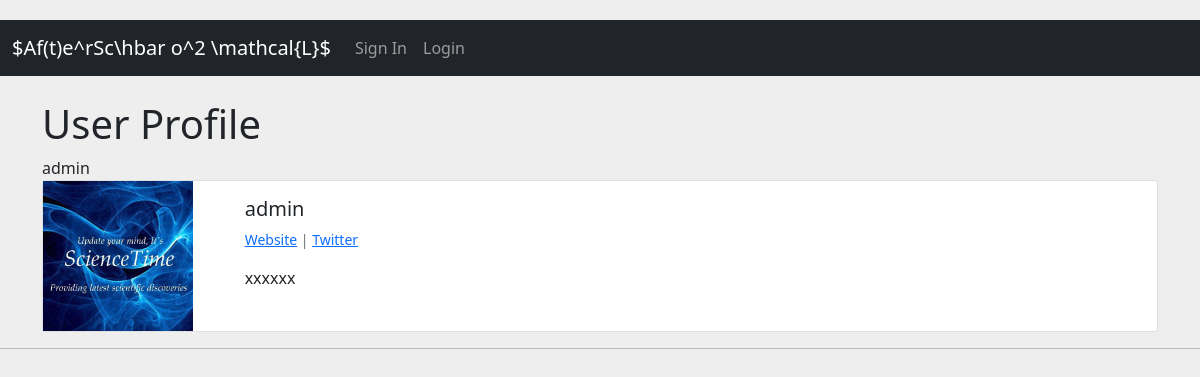
/members/1/profile/, run on the app's committed database.
### theblog/models.py (models this page shows, shortened)
class Profile(models.Model):
    user = models.OneToOneField(User, null=True, on_delete=models.CASCADE)
    bio = models.TextField()
    profile_pic = models.ImageField(null=True, blank=True, upload_to="images/profile/")
    website_url = models.CharField(max_length=255, null=True, blank = True)
    facebook_url = models.CharField(max_length=255, null=True, blank = True)
    twitter_url = models.CharField(max_length=255, null=True, blank = True)
    instagram_url = models.CharField(max_length=255, null=True, blank = True)
    def __str__(self):
       return str(self.user)

### members/views.py (the view)
# urls.py: path('<int:pk>/profile/', ShowProfilePageView.as_view(), name='show_profile_page'),
class ShowProfilePageView(DetailView):
    model = Profile
    template_name = 'registration/user_profile.html'
    def get_context_data(self, *args, **kwargs):
       context = super(ShowProfilePageView, self).get_context_data(*args, **kwargs)
       page_user = get_object_or_404(Profile, id=self.kwargs['pk'])
       context["page_user"] = page_user
       return context

### members/templates/registration/user_profile.html (shortened to what this page needs)
{% extends 'base.html' %}
{% load static %}
{% block content %}
<h1>User Profile</h1>
   {{ page_user }}
      <div class="card mb-3">
    <div class="row g-0">
    <div class="col-md-2">
       {% if page_user.profile_pic %}
          <img src="{{ page_user.profile_pic.url }}" alt="..." width=150 height=150>
       {% else %}
          <img src="{% static 'theblog/images/default-profile.jpg' %}" alt="..." width=150 height=150>
       {% endif %}
    </div>
    <div class="col-md-10">
      <div class="card-body">
        <h5 class="card-title">{{ page_user.user.username }}</h5>
        <p class="small text-muted">
        {% if page_user.website_url %}
            <a href="{{ page_user.website_url }}">Website</a>
        {% endif %}
        {% if page_user.twitter_url %}
            | <a href="{{ page_user.twitter_url }}">Twitter</a>
        {% endif %}
        </p>
        <p class="card-text">{{ page_user.bio }}</p>
      </div>
    </div>
  </div>
</div>
{% endblock %}

### static/theblog/css/style.css (style rules this page uses)
body { margin-top:20px; background:#eee; }
* { margin: 0; padding: 0; }

### static/theblog/css/help_keyboard.css (style rules this page uses)
* { margin: 0; padding: 0; }

### data on the page
Profile: user.username "admin", profile_pic (picture), bio "xxxxxx"
